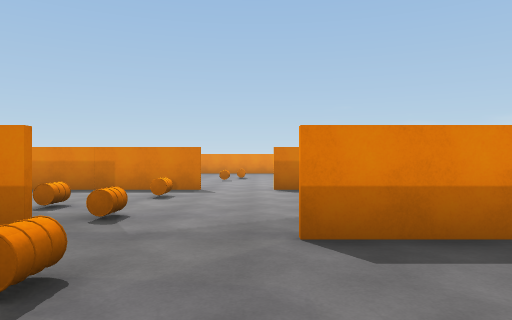
view 1 (above)

23 first-person views from a walk through a scene from a Unity 3-D project. The camera is 1.4 m above the floor, looks level and sees 70° across. The floor is counted in squares, 2 m on a side. Each view is taken from the middle of a square. On the plan, view 1 faces up. The plan holds only what a view shows up to about 11 squares ahead; the rest is blank.

view 2
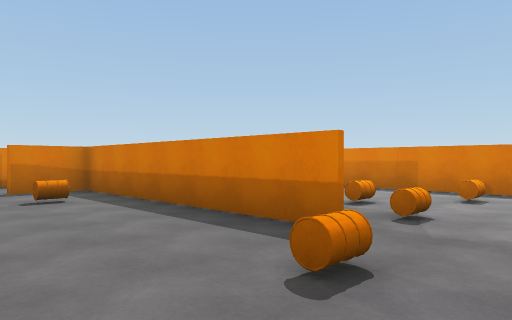

view 3
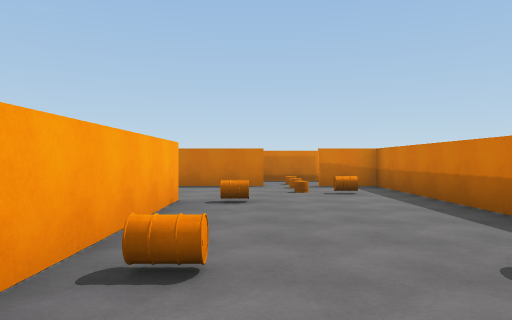

view 4
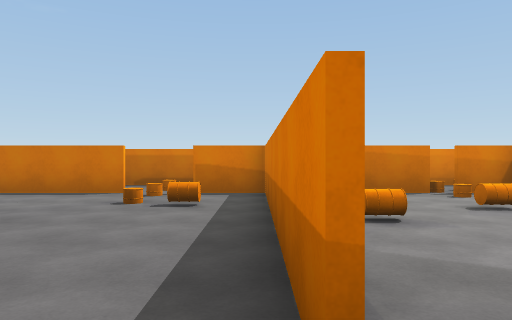

view 5
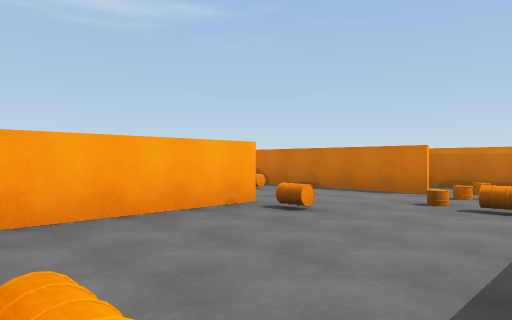

view 6
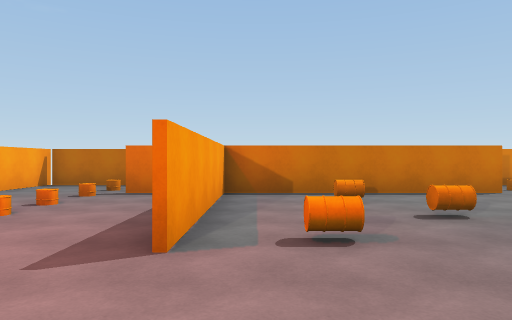

view 7
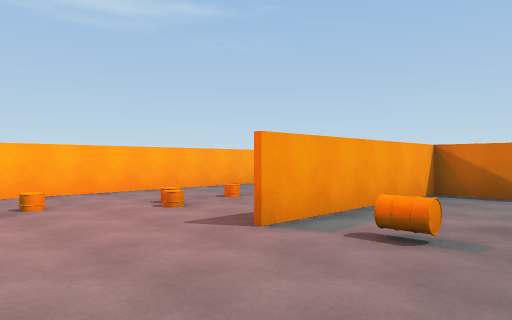

view 8
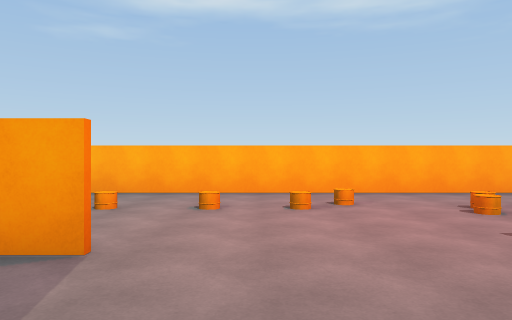

view 9
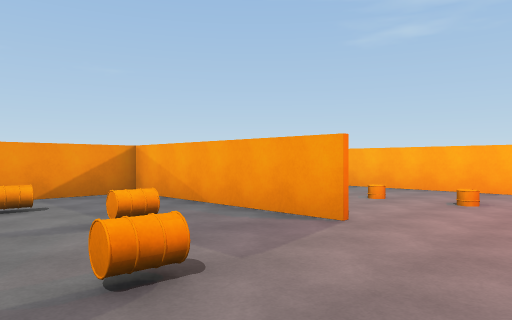

view 10
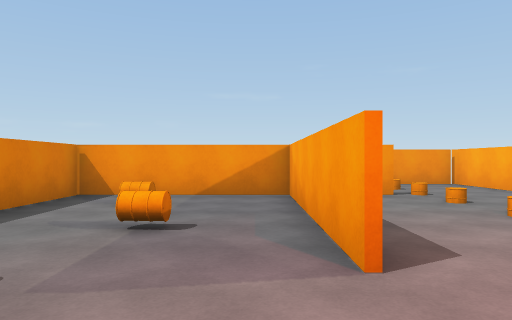

view 11
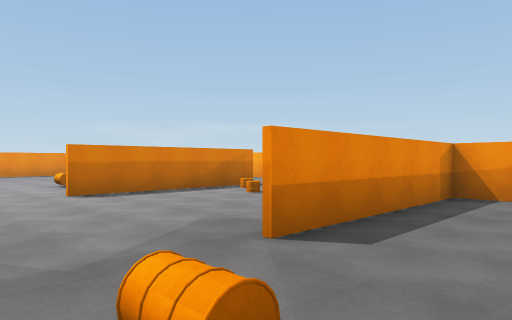

view 12
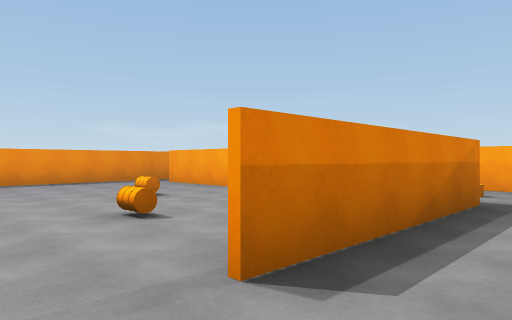

view 13
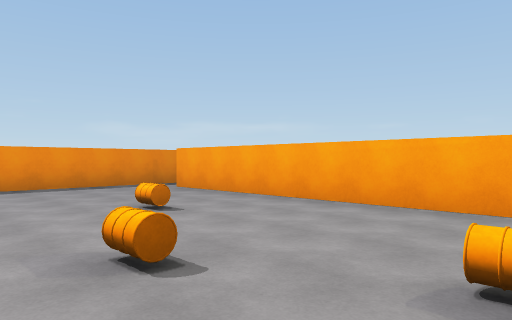

view 14
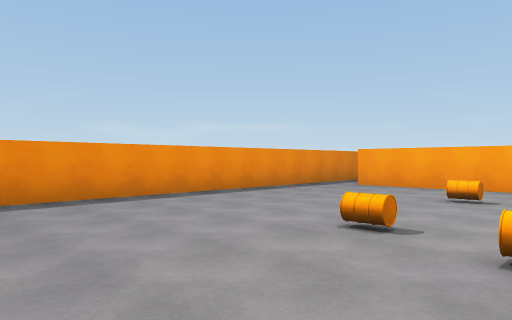

view 15
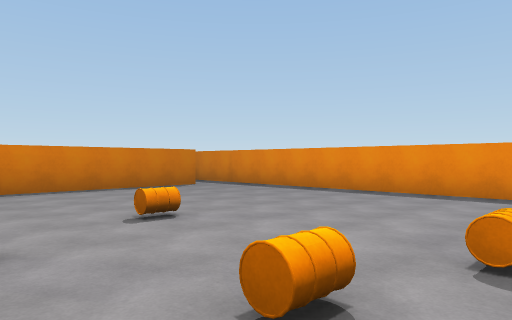

view 16
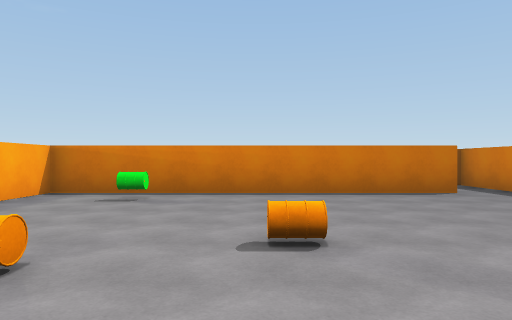

view 17
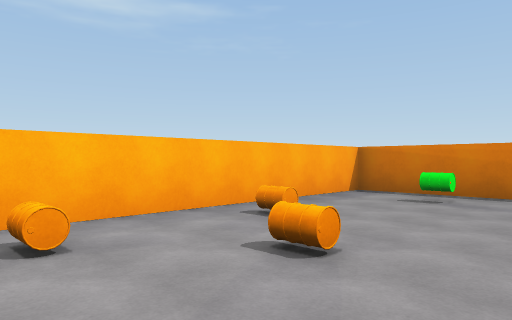

view 18
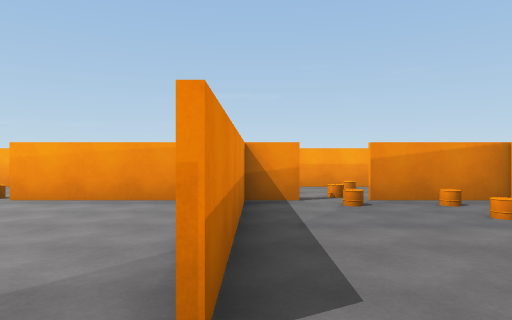

view 19
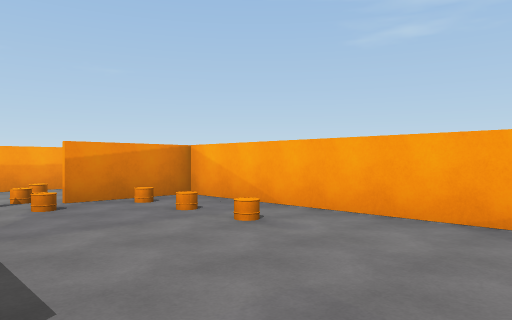

view 20
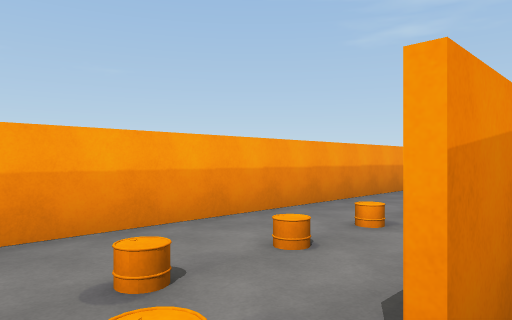

view 21
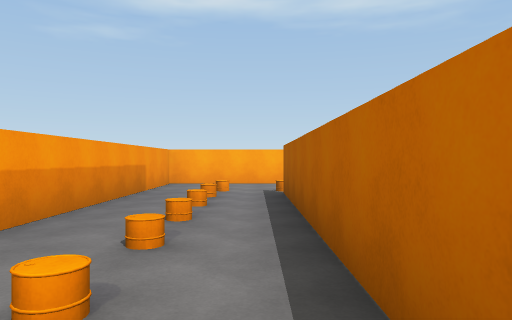

view 22
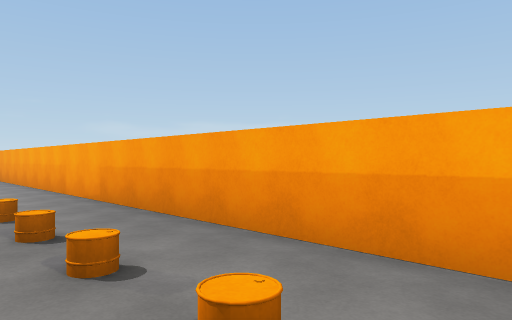

view 23
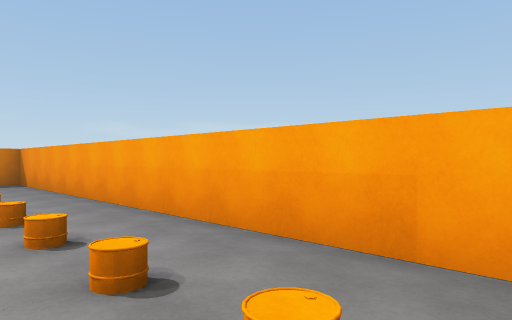

### Floor plan
Key: @ floor where view 1 was taken; # wall or solid block; x gap in a wall; . floor; / step, stairs or slope; B barrel.
Columns run from 11 left of view 1 to 9 right of it. Each row starts with its distance up from view 1.
 19 #####################
 18  ................. .#
 17   #.............#  .#
 16   #.............#  .#
 15   #.............# ..#
 14   #.......B...B.# /.#
 13   #....B........# /.#
 12   #.......B.....# /.#
 11   #.B...B...B...# ..#
 10   #...B..B......#./.#
  9 # ########..#B###./.#
  8 #.#    ..........//.#
  7   //.. ..B......#...#
  6   #..B..........# ..#
  5   # ....B.......# /.#
  4   #  .B..B......# /.#
  3   ########..#####...#
  2 #.# B.....B......./.#
  1 #.  /...........#./.#
  0 #.x...B....@....#./.#
 -1 # #...####B######...#
 -2   #....  . .....#./.#
 -3   #.BB... .B...B#./.#
 -4   #....B.....B..#./.#
 -5   #.............#...#
 -6   ######....#####./.#
 -7   #.............#./.#
 -8  ................./.#
 -9 #...................#
-10 #.............. ....#
-11 #####################

Positions as (right, up) in squares from view 1, and headings:
1: (0, 0), facing up
2: (0, 0), facing up-left
3: (1, 0), facing left
4: (-1, 3), facing left
5: (-1, 3), facing down-left
6: (-1, -5), facing left
7: (-1, -3), facing down-left
8: (-1, -3), facing down
9: (-2, -2), facing down-right
10: (-2, -5), facing right
11: (-2, 1), facing up-right
12: (-1, 7), facing up-right
13: (0, 9), facing up-right
14: (-4, 12), facing up-right
15: (0, 11), facing up-left
16: (-1, 13), facing left
17: (-1, 13), facing down-left
18: (-1, 3), facing right
19: (-1, 3), facing down-right
20: (5, 2), facing down-right
21: (6, 0), facing down
22: (6, 0), facing up-right
23: (6, 7), facing up-right
